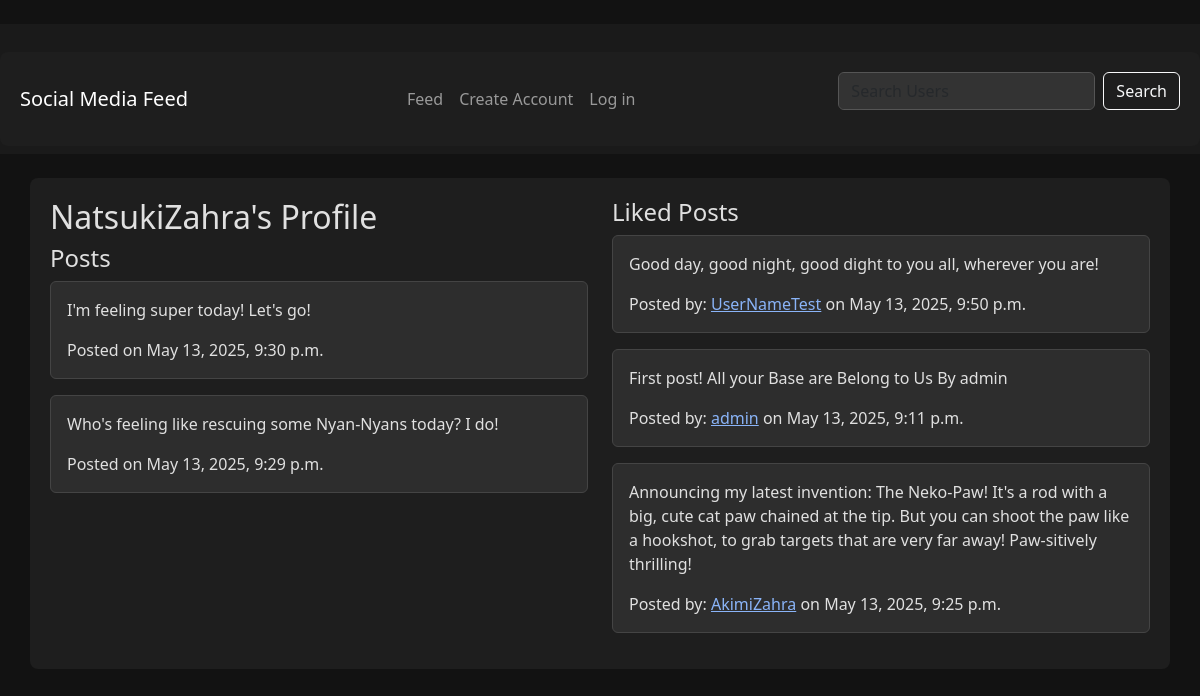
The app's page /profile/NatsukiZahra/ with its own data.
### core/models.py (models this page shows, shortened)
class Post(models.Model):
    content = models.TextField()
    user = models.ForeignKey(User, on_delete=models.CASCADE, related_name='posts')
    created_at = models.DateTimeField(auto_now_add=True)
    updated_at = models.DateTimeField(auto_now=True)

class Like(models.Model):
    user = models.ForeignKey(User, on_delete=models.CASCADE, related_name='likes')
    post = models.ForeignKey(Post, on_delete=models.CASCADE, related_name='likes')

### core/views.py (the view)
# urls.py: re_path(r'^profile/(?!change-username/)(?P<username>\w+)/$', views.user_profile, name='user_profile'),
def user_profile(request, username):
    user = get_object_or_404(User, username=username)
    posts = Post.objects.filter(user=user)
    likes = Like.objects.filter(user=user)
    context = {
        'profile_user': user,
        'posts': posts,
        'likes': likes,
    }
    return render(request, 'user_profile.html', context)

### core/templates/user_profile.html (shortened to what this page needs)
﻿{% extends 'base.html' %}
{% block content %}
  <div class="row">
    <div class="col-md-6">
      <h2>{{ profile_user.username }}'s Profile</h2>
      <h4>Posts</h4>
      {% for post in posts reversed %}
        <div class="card mb-3">
          <div class="card-body">
            <p class="card-text">{{ post.content }}</p>
            <p class="card-text">Posted on {{ post.created_at }}</p>
          </div>
        </div>
      {% empty %}
        <p>No posts yet.</p>
      {% endfor %}
    </div>
    <div class="col-md-6">
      <h4>Liked Posts</h4>
      {% for like in likes reversed %}
        <div class="card mb-3">
          <div class="card-body">
            <p class="card-text">{{ like.post.content }}</p>
            <p class="card-text">Posted by: <a href="{% url 'user_profile' like.post.user.username %}">{{ like.post.user.username }}</a> on {{ like.post.created_at }}</p>
          </div>
        </div>
      {% empty %}
        <p>No liked posts yet.</p>
      {% endfor %}
    </div>
  </div>
{% endblock %}

### static/css/styles.css (style rules this page uses)
.card { background-color: #2d2d2d; border-color: #444; color: #e0e0e0; }
a { color: #8ab4f8; }

### records on screen
Post: content "I'm feeling super today! Let's go!", created_at "May 13, 2025, 9:30 p.m."
Post: content "Who's feeling like rescuing some Nyan-Nyans today? I do!", created_at "May 13, 2025, 9:29 p.m."
Like: post.content "Good day, good night, good dight to you all, wherever you are!", post.user.username "UserNameTest", post.created_at "May 13, 2025, 9:50 p.m."
Like: post.content "First post! All your Base are Belong to Us By admin", post.user.username "admin", post.created_at "May 13, 2025, 9:11 p.m."
Like: post.content "Announcing my latest invention: The Neko-Paw! It's a rod with a big, cute cat paw chained at the tip. But you can shoot the paw like a hookshot, to grab targets that are very far away! Paw-sitively thrilling!", post.user.username "AkimiZahra", post.created_at "May 13, 2025, 9:25 p.m."

### other values on screen
{{ profile_user.username }} "NatsukiZahra"
